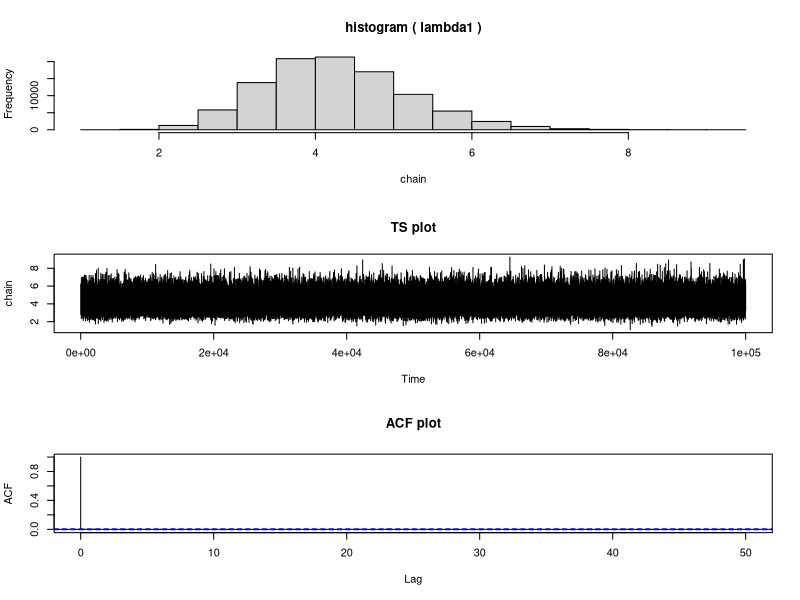
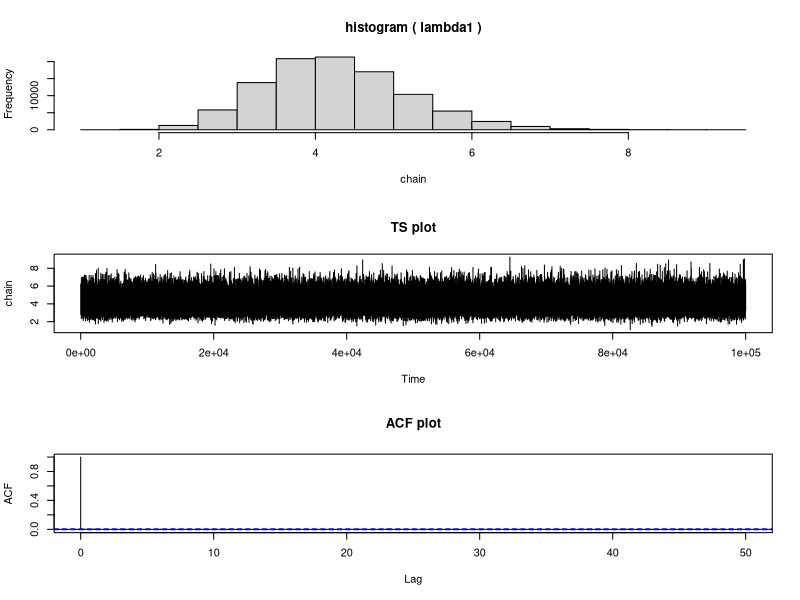
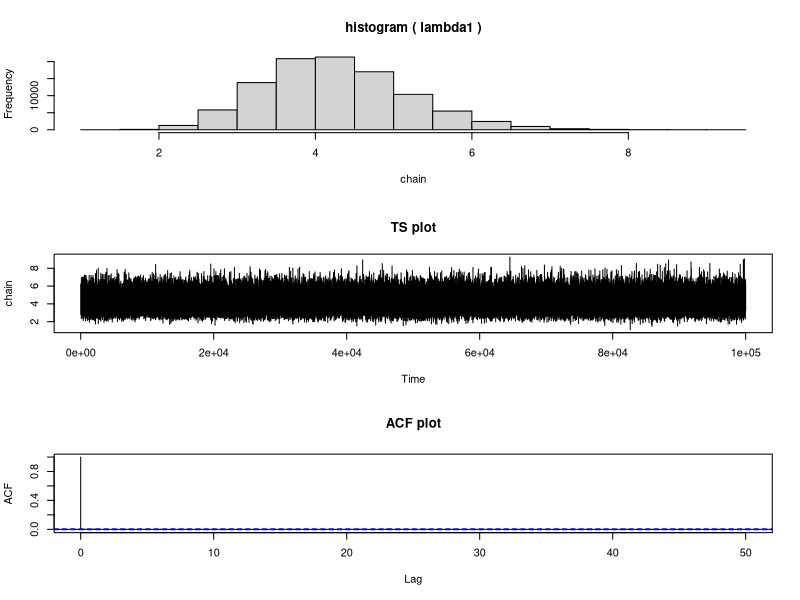
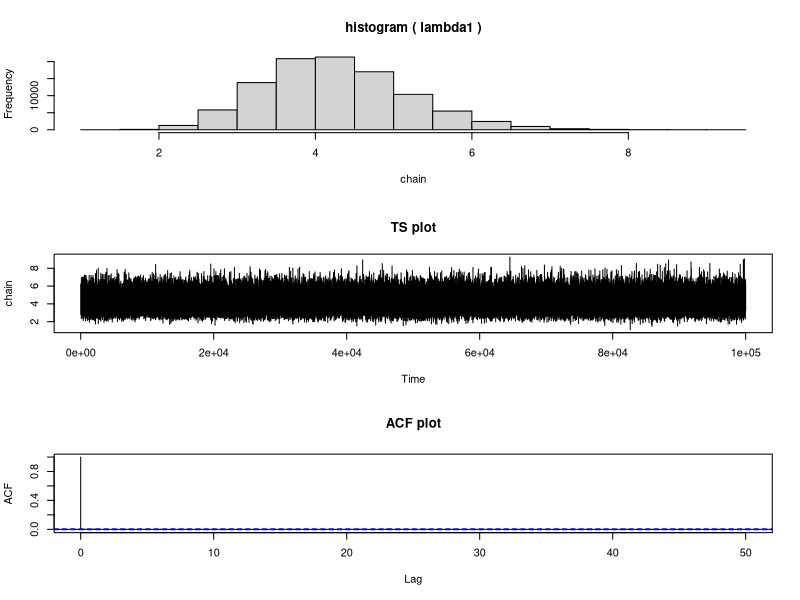
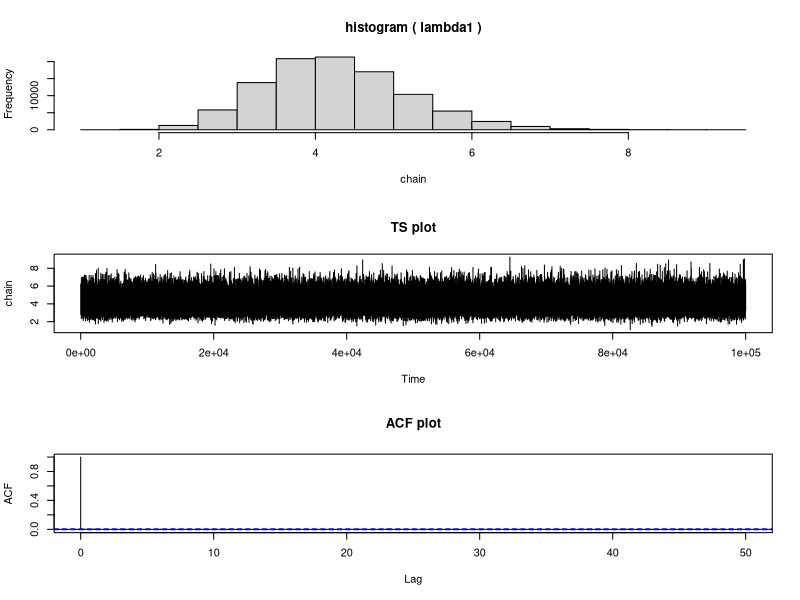
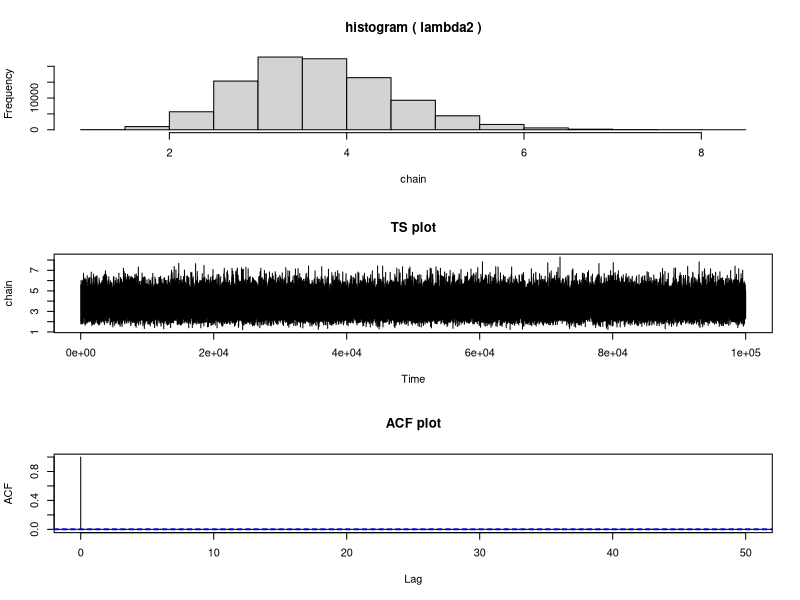
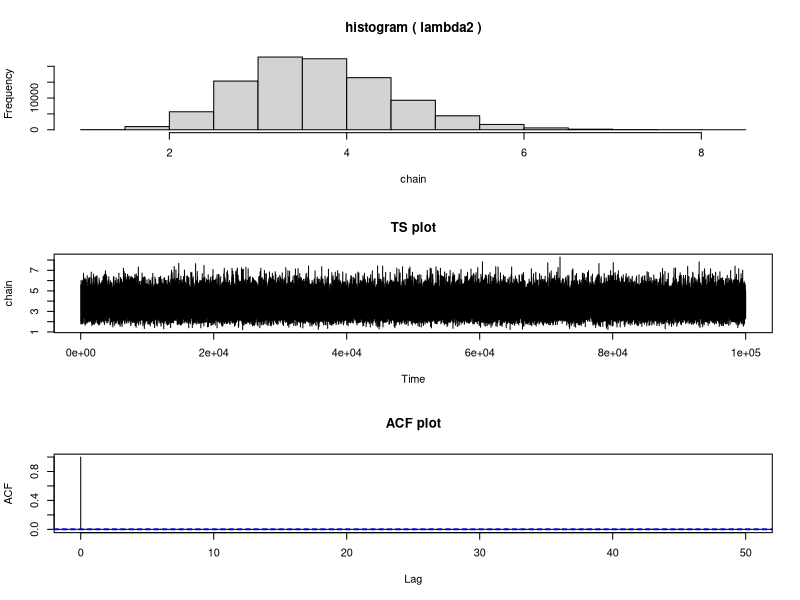
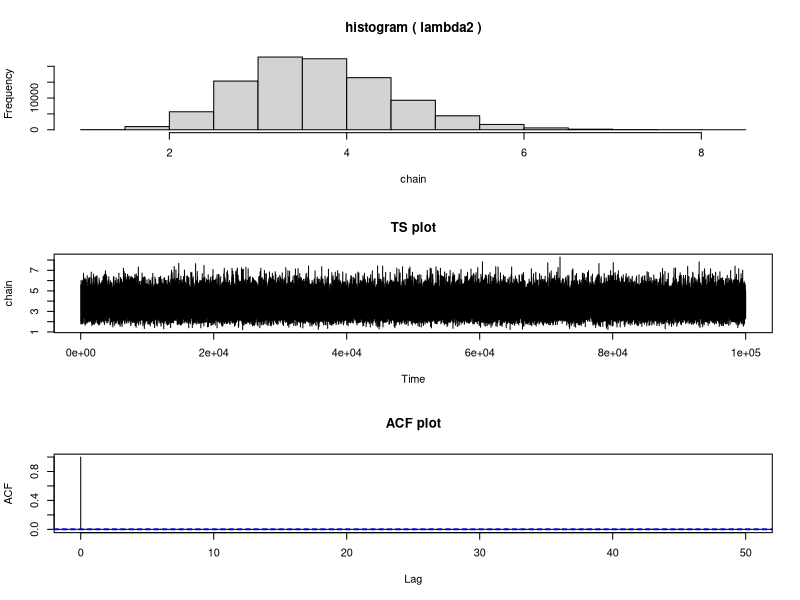

Recreate these plots in R, in order. (Note: a time limit stopped this script after it produced the figures.)

##########################################################
##### Q2c Write R code to implement your Gibbs sampler

data1 = c(5,4,7,2,3)
data2 = c(2,1,5,5,5)
data3 = c(9,7,6,7,10)
data4 = c(8,4,13,11,5)

## N - number of samples
gibbs_sampler = function(N){
  
  ## initialize mu
  ## _cur represents current value
  ## _new represent new value
  mu_cur = 0.01
  
  ## calculate the sum for each group, and +1 to match the parameter
  S1 = sum(data1) + 1
  S2 = sum(data2) + 1
  S3 = sum(data3) + 1
  S4 = sum(data4) + 1
  
  ## store lambda1, lambda2, lambda3, lambda4, mu
  chain = matrix(rep(NA, 5*N), nc=5)
  
  for(i in 1:N){
    
    ## sample lambda1 from Gamma(sum(y1j)+1), mu_cur + 5)
    ## perform the same sampling for each lambda
    lambda1_new = rgamma(1, shape = S1, rate = mu_cur + 5)
    lambda2_new = rgamma(1, shape = S2, rate = mu_cur + 5)
    lambda3_new = rgamma(1, shape = S3, rate = mu_cur + 5)
    lambda4_new = rgamma(1, shape = S4, rate = mu_cur + 5)
    
    lambdas_new = c(lambda1_new, lambda2_new, 
                    lambda3_new, lambda4_new)
    
    ## sample new mu from lambdai_cur, for i = 1...4
    mu_new = rgamma(1, shape = 4, rate = sum(lambdas_new))
    

    chain[i,] = c(lambdas_new, mu_new)
    
    ## update mu
    mu_cur = mu_new
  }
  
  chain
  
}



##########################################################
##### Q2d Run your sampler and produce suitable evidence to show
##### you can be confident it is performing reasonably

chain = gibbs_sampler(N=100000)

diagnostic_plot = function(chain, title){
  par(mfrow=c(3,1))
  for(j in 1:5){
    hist(chain, main=paste("histogram (",title,")"))
    ts.plot(chain, main="TS plot")
    acf(chain, main="ACF plot")
  }
  par(mfrow=c(1,1))
  
}

# lambda1
diagnostic_plot(chain[,1], "lambda1")

# lambda2
diagnostic_plot(chain[,2], "lambda2")

# lambda3
diagnostic_plot(chain[,3], "lambda3")

# lambda4
diagnostic_plot(chain[,4], "lambda4")

# mu
diagnostic_plot(chain[,5], "mu")

### 1) all TS plot looks reach stationary distribution
### 2) ACF close to 0 rapidly

### means, the Gibbs sampler performing well


##### Q2e use the output of your sampler to produce suitable plots
##### and numerical summaries in order to compare lambda1,2,3,4
##### and hence comment briefly on any differences between 
##### night admission rates at the various A&E departments

##### doesn't look contain burn-in period, 
##### no need to discard the first few hundred iterations

mean(chain[,1])
var(chain[,1])

mean(chain[,2])
var(chain[,2])

mean(chain[,3])
var(chain[,3])

mean(chain[,4])
var(chain[,4])

### we can see that A&E dept 4 has the largest mean and var
### whilst A&E dept 2 has the lowest mean and var

par(mfrow=c(2,2))
hist(chain[,1], main="A&E dept 1")
hist(chain[,2], main="A&E dept 2")
hist(chain[,3], main="A&E dept 3")
hist(chain[,4], main="A&E dept 4")

par(mfrow=c(1,1))
### the histogram looks similar, but with different mean


### use density() method to find the KDE
### and plot those together
kde1 = density(chain[,1])
kde2 = density(chain[,2])
kde3 = density(chain[,3])
kde4 = density(chain[,4])


plot(kde1, main="KDE plot of different lambda", ylim=c(0,0.5), xlim=c(0,16))
lines(kde2, col="red")
lines(kde3, col="blue")
lines(kde4, col="green")

legend(x="topright", inset=.05,
       legend=c("dept1", "dept2", "dept3", "dept4"),
       col=c("black", "red", "blue", "green"),
       lty=1)

### from the density estimation plot, we can see that 
### dept 1 and 2 are similar
### dept 3 and 4 are similar





##### Q2f Consider making predictions for a new night in A&E dept 4, denoted by y*
##### Explain how you can use the output of your sampler to simulate samples from the 
##### predictive distribution


### since we have samples obtained in Q2d, the marginal posterior distribution of lambda4 | y
### we can use those lambda4|y to get sample of y|lambda4 using rpoi



##### Q2g implement this to obtain samples of y* from pi(y*|y)
##### where y* is the quantity defined in (f)
##### Use your samples of y* to estimate the probability
##### that the number of admissions to A&E department 4 on this
##### new night is at least 10

### N here is the size of the samples of the predictive distribution 
predictive_dist = function(N, posterior_marginal_distribution){
  
  ### get N random samples from the posterior marginal distribution
  lambda_samples = sample(posterior_marginal_distribution, size=N, replace=TRUE)
  
  ### from lambda -> simulate Po(lambda)
  sapply(lambda_samples, FUN=function(lam){
    rpois(1, lambda = lam)
  })
  
}


# get these sample, and visualize it
y_predict = predictive_dist(N = 10000, chain[,4])
hist(y_predict, freq=FALSE)

# draw a line to denote y*=10
abline(v=10, col="red", lty=2)


### from the y_predict, find the proportion at least 10
sum(y_predict >= 10) / length(y_predict)

### answer is around 0.308
